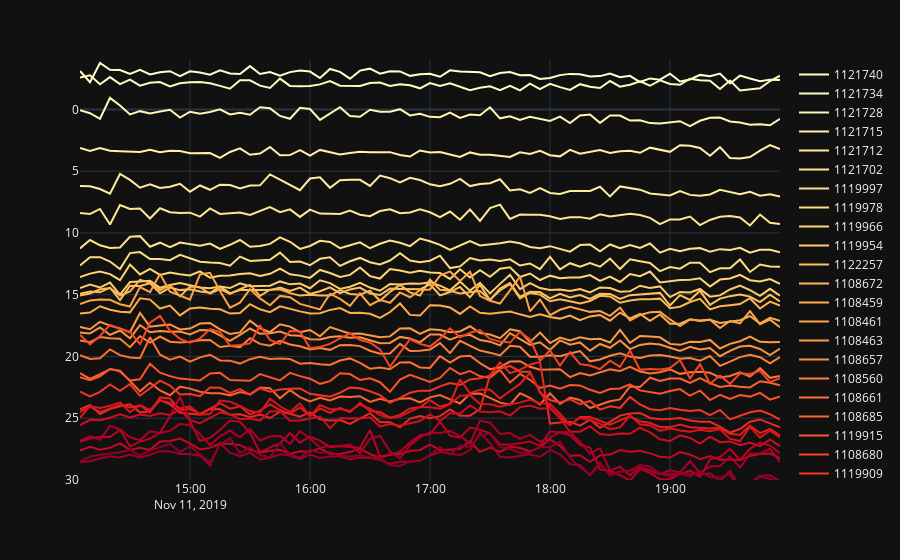

Notebook source saved alongside this figure:
### Code cell
import plotly.express as px
import plotly.graph_objects as go

fig=px.scatter()

normk=kobs.max().max() / 10

for n,stat in enumerate(rel_sensor_pos.index):
    clr=mycm(n/len(rel_sensor_pos))
    clrs="rgb(%d,%d,%d)" % (clr[0]*255, clr[1]*255, clr[2]*255)

    offset=rel_sensor_pos[stat]
    trace1=go.Scatter(x=kobs.index, y=-kobs[stat]/normk+offset, name=stat,
                     showlegend=True, line=dict(color=clrs))
    fig.add_trace(trace1)
    
#fig.update_yaxes(range=[rel_sensor_pos.max(), rel_sensor_pos.min()])
fig.update_yaxes(range=[30,-4])
fig.show()
